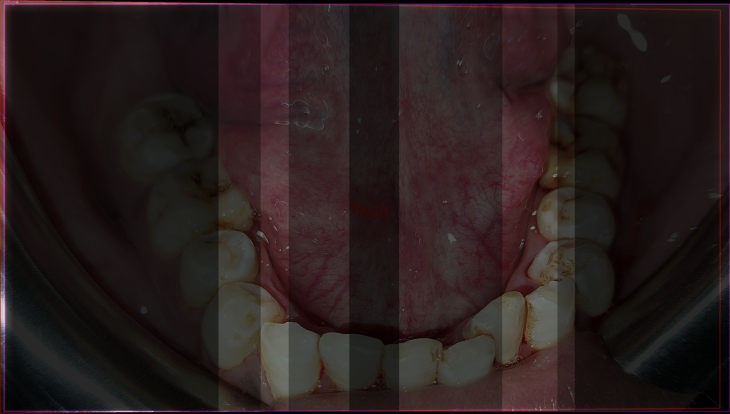
#> input picture imgstitching_teeth/a1e12dc6793f99745e9a6b39d0b24aacaa1dc7c5e3e2c8f260f9e05f.jpg, 1460 x 827 px (shown at 1/2 size)
$ python -i photo_quality.py   (imports and definitions only)   (older library calls are emulated)
#> lines starting #> are read from the running program, lines starting #| are printed output that depends on the picture; after the words box and inside, x2 and y2 are one past the last pixel; in counts of white or black regions, pixels touching at a corner belong together
"""照片质量检测模块 — 用于拍摄采集时实时评估照片是否适合 COLMAP 3D 重建。"""

from __future__ import annotations

from dataclasses import dataclass, field

import cv2
import numpy as np


@dataclass
class QualityReport:
    """单张照片的质量评估结果。"""

    passed: bool
    sharpness: float = 0.0
    sharpness_grade: str = "blurry"          # "good" / "acceptable" / "blurry"
    exposure: float = 0.0                    # 0-1 曝光评分
    brightness: float = 0.0                  # 0-255 平均亮度
    brightness_grade: str = "good"           # "good" / "dark" / "overexposed"
    overexposed_ratio: float = 0.0           # 亮度>250 像素占比
    underexposed_ratio: float = 0.0          # 亮度<20 像素占比
    effective_content_ratio: float = 0.0     # 有效内容占比
    color_validity: bool = True              # 颜色是否正常
    subject_fill_ratio: float = 0.0          # 主体框占画面比例
    subject_center_offset: float = 1.0       # 主体中心偏离画面中心程度（0-1）
    framing_score: float = 0.0               # 取景评分（0-1）
    acceptance_score: float = 0.0            # 综合可接受度（0-1）
    acceptability_label: str = "retry"       # "excellent" / "acceptable" / "retry"
    fail_reasons: list[str] = field(default_factory=list)
    warn_reasons: list[str] = field(default_factory=list)


# ── 阈值常量 ──────────────────────────────────────────────

SHARPNESS_GOOD = 60.0
SHARPNESS_ACCEPTABLE = 18.0

BRIGHTNESS_MIN_GOOD = 70
BRIGHTNESS_MAX_GOOD = 210
BRIGHTNESS_MIN_ACCEPTABLE = 35
BRIGHTNESS_MAX_ACCEPTABLE = 245

OVEREXPOSED_GOOD = 0.08          # 8%
OVEREXPOSED_ACCEPTABLE = 0.28    # 28%
UNDEREXPOSED_GOOD = 0.18         # 18%
UNDEREXPOSED_ACCEPTABLE = 0.50   # 50%

EFFECTIVE_CONTENT_GOOD = 0.25    # 25%
EFFECTIVE_CONTENT_ACCEPTABLE = 0.10  # 10%

BLACK_BORDER_THRESHOLD = 15       # 亮度低于此值视为黑边
SUBJECT_CENTER_WARN = 0.28
SUBJECT_FILL_WARN_MIN = 0.12
SUBJECT_FILL_WARN_MAX = 0.88


def assess_photo_quality(image: np.ndarray) -> QualityReport:
    """评估单张照片的质量，判断是否适合用于 3D 重建。

    Args:
        image: BGR 格式 numpy 数组

    Returns:
        QualityReport 包含各项指标和是否通过的判定
    """
    fail_reasons: list[str] = []
    warn_reasons: list[str] = []

    if image is None or image.size == 0:
        return QualityReport(
            passed=False,
            fail_reasons=["image_empty"],
        )

    gray = cv2.cvtColor(image, cv2.COLOR_BGR2GRAY)

    # ── 1. 清晰度（Laplacian 方差）──
    sharpness = float(cv2.Laplacian(gray, cv2.CV_32F).var())
    if sharpness >= SHARPNESS_GOOD:
        sharpness_grade = "good"
    elif sharpness >= SHARPNESS_ACCEPTABLE:
        sharpness_grade = "acceptable"
        warn_reasons.append(f"清晰度偏低 ({sharpness:.1f} < {SHARPNESS_GOOD})")
    else:
        sharpness_grade = "blurry"
        fail_reasons.append(f"图像模糊 ({sharpness:.1f} < {SHARPNESS_ACCEPTABLE})")

    effective_mask = gray >= BLACK_BORDER_THRESHOLD
    effective_pixels = gray[effective_mask] if np.any(effective_mask) else gray.reshape(-1)

    # ── 2. 亮度 / 曝光（只统计有效内容区域，避免黑边误伤）──
    brightness = float(effective_pixels.mean())
    if BRIGHTNESS_MIN_GOOD <= brightness <= BRIGHTNESS_MAX_GOOD:
        brightness_grade = "good"
    elif BRIGHTNESS_MIN_ACCEPTABLE <= brightness <= BRIGHTNESS_MAX_ACCEPTABLE:
        brightness_grade = "dark" if brightness < BRIGHTNESS_MIN_GOOD else "overexposed"
        warn_reasons.append(f"亮度偏差 ({brightness:.1f})")
    else:
        brightness_grade = "dark" if brightness < BRIGHTNESS_MIN_ACCEPTABLE else "overexposed"
        fail_reasons.append(f"亮度异常 ({brightness:.1f})")

    exposure = 1.0 - min(abs(brightness - 127.5) / 127.5, 1.0)

    # ── 3. 过曝 / 欠曝区域 ──
    total_pixels = gray.size
    exposure_pixels = max(int(effective_pixels.size), 1)
    overexposed_count = int(np.sum(effective_pixels > 250))
    underexposed_count = int(np.sum(effective_pixels < 20))
    overexposed_ratio = overexposed_count / exposure_pixels
    underexposed_ratio = underexposed_count / exposure_pixels

    if overexposed_ratio > OVEREXPOSED_ACCEPTABLE:
        fail_reasons.append(f"过曝区域过多 ({overexposed_ratio:.1%})")
    elif overexposed_ratio > OVEREXPOSED_GOOD:
        warn_reasons.append(f"轻微过曝 ({overexposed_ratio:.1%})")

    if underexposed_ratio > UNDEREXPOSED_ACCEPTABLE:
        fail_reasons.append(f"欠曝区域过多 ({underexposed_ratio:.1%})")
    elif underexposed_ratio > UNDEREXPOSED_GOOD:
        warn_reasons.append(f"轻微欠曝 ({underexposed_ratio:.1%})")

    # ── 4. 有效内容占比（非黑边）──
    effective_content_ratio = float(np.count_nonzero(effective_mask) / total_pixels)

    if effective_content_ratio < EFFECTIVE_CONTENT_ACCEPTABLE:
        fail_reasons.append(f"有效内容不足 ({effective_content_ratio:.1%})")
    elif effective_content_ratio < EFFECTIVE_CONTENT_GOOD:
        warn_reasons.append(f"有效内容偏少 ({effective_content_ratio:.1%})")

    # ── 5. 取景（居中 / 距离）──
    subject_fill_ratio, subject_center_offset, framing_score = _estimate_framing_metrics(effective_mask)
    if subject_fill_ratio < SUBJECT_FILL_WARN_MIN:
        warn_reasons.append(f"牙弓占画面偏少 ({subject_fill_ratio:.1%})，可再靠近一点")
    elif subject_fill_ratio > SUBJECT_FILL_WARN_MAX:
        warn_reasons.append(f"镜头可能过近 ({subject_fill_ratio:.1%})，可稍微拉远")

    if subject_center_offset > SUBJECT_CENTER_WARN:
        warn_reasons.append("牙弓偏离画面中心，可稍微回到中央")

    # ── 5. 颜色有效性（非全灰 / 全黑 / 全白）──
    color_validity = _check_color_validity(image)
    if not color_validity:
        fail_reasons.append("颜色异常（可能为全灰/全黑/全白）")

    # ── 6. 综合可接受度 ──
    acceptance_score = _compute_acceptance_score(
        sharpness=sharpness,
        brightness=brightness,
        overexposed_ratio=overexposed_ratio,
        underexposed_ratio=underexposed_ratio,
        effective_content_ratio=effective_content_ratio,
        framing_score=framing_score,
        color_validity=color_validity,
    )
    acceptability_label = _label_acceptance_score(acceptance_score)

    # ── 汇总判定 ──
    passed = len(fail_reasons) == 0

    return QualityReport(
        passed=passed,
        sharpness=sharpness,
        sharpness_grade=sharpness_grade,
        exposure=exposure,
        brightness=brightness,
        brightness_grade=brightness_grade,
        overexposed_ratio=overexposed_ratio,
        underexposed_ratio=underexposed_ratio,
        effective_content_ratio=effective_content_ratio,
        color_validity=color_validity,
        subject_fill_ratio=subject_fill_ratio,
        subject_center_offset=subject_center_offset,
        framing_score=framing_score,
        acceptance_score=acceptance_score,
        acceptability_label=acceptability_label,
        fail_reasons=fail_reasons,
        warn_reasons=warn_reasons,
    )


def _check_color_validity(image: np.ndarray) -> bool:
    """检查图像是否有有效的颜色信息（非全灰、全黑、全白）。"""
    if image.ndim != 3 or image.shape[2] != 3:
        return False

    b, g, r = cv2.split(image)
    b_mean, g_mean, r_mean = b.mean(), g.mean(), r.mean()

    # 全黑或全白
    if max(b_mean, g_mean, r_mean) < 10:
        return False
    if min(b_mean, g_mean, r_mean) > 245:
        return False

    # 三通道均值过于接近 = 可能是灰度图
    channel_range = max(b_mean, g_mean, r_mean) - min(b_mean, g_mean, r_mean)
    if channel_range < 3:
        return False

    return True


def _estimate_framing_metrics(effective_mask: np.ndarray) -> tuple[float, float, float]:
    """基于有效内容区域估计取景情况。"""
    if effective_mask.size == 0 or not np.any(effective_mask):
        return 0.0, 1.0, 0.0

    ys, xs = np.nonzero(effective_mask)
    height, width = effective_mask.shape
    x0, x1 = int(xs.min()), int(xs.max())
    y0, y1 = int(ys.min()), int(ys.max())

    bbox_area = float((x1 - x0 + 1) * (y1 - y0 + 1))
    total_area = float(height * width)
    subject_fill_ratio = bbox_area / total_area if total_area > 0 else 0.0

    center_x = ((x0 + x1) / 2.0) / max(width - 1, 1)
    center_y = ((y0 + y1) / 2.0) / max(height - 1, 1)
    center_distance = float(np.sqrt((center_x - 0.5) ** 2 + (center_y - 0.5) ** 2))
    subject_center_offset = min(center_distance / 0.70710678, 1.0)

    center_score = 1.0 - min(subject_center_offset / 0.45, 1.0)
    fill_score = 1.0 - min(abs(subject_fill_ratio - 0.42) / 0.42, 1.0)
    framing_score = float(np.clip(0.55 * center_score + 0.45 * fill_score, 0.0, 1.0))
    return subject_fill_ratio, subject_center_offset, framing_score


def _compute_acceptance_score(
    *,
    sharpness: float,
    brightness: float,
    overexposed_ratio: float,
    underexposed_ratio: float,
    effective_content_ratio: float,
    framing_score: float,
    color_validity: bool,
) -> float:
    """综合多项指标给出 0-1 可接受度。"""
    sharpness_score = _linear_score(sharpness, 12.0, SHARPNESS_GOOD)
    brightness_score = 1.0 - min(abs(brightness - 127.5) / 90.0, 1.0)
    exposure_penalty = 0.5 * min(overexposed_ratio / OVEREXPOSED_ACCEPTABLE, 1.0)
    exposure_penalty += 0.5 * min(underexposed_ratio / UNDEREXPOSED_ACCEPTABLE, 1.0)
    exposure_score = 1.0 - exposure_penalty
    content_score = _linear_score(effective_content_ratio, 0.10, EFFECTIVE_CONTENT_GOOD)
    color_score = 1.0 if color_validity else 0.0

    score = (
        0.30 * sharpness_score
        + 0.18 * brightness_score
        + 0.17 * exposure_score
        + 0.15 * content_score
        + 0.15 * framing_score
        + 0.05 * color_score
    )
    return float(np.clip(score, 0.0, 1.0))


def _linear_score(value: float, low: float, high: float) -> float:
    if high <= low:
        return 0.0
    if value <= low:
        return 0.0
    if value >= high:
        return 1.0
    return float((value - low) / (high - low))


def _label_acceptance_score(score: float) -> str:
    if score >= 0.76:
        return "excellent"
    if score >= 0.48:
        return "acceptable"
    return "retry"


def format_quality_report(report: QualityReport) -> str:
    """将质量报告格式化为人类可读的文本。"""
    lines = []

    lines.append(f"清晰度: {report.sharpness:.1f} ({report.sharpness_grade})")
    lines.append(f"亮度: {report.brightness:.1f} ({report.brightness_grade})")
    lines.append(f"曝光评分: {report.exposure:.2f}")
    lines.append(f"过曝区域: {report.overexposed_ratio:.1%}")
    lines.append(f"欠曝区域: {report.underexposed_ratio:.1%}")
    lines.append(f"有效内容: {report.effective_content_ratio:.1%}")
    lines.append(f"主体占画面: {report.subject_fill_ratio:.1%}")
    lines.append(f"主体偏中心: {report.subject_center_offset:.2f}")
    lines.append(f"取景评分: {report.framing_score:.2f}")
    lines.append(f"颜色有效: {'是' if report.color_validity else '否'}")
    lines.append(f"综合可接受度: {report.acceptance_score:.2f} ({report.acceptability_label})")

    if report.passed:
        lines.append("\n结果: 通过")
    else:
        lines.append("\n结果: 未通过")
        for reason in report.fail_reasons:
            lines.append(f"  x {reason}")

    if report.warn_reasons:
        lines.append("\n警告:")
        for reason in report.warn_reasons:
            lines.append(f"  ! {reason}")

    return "\n".join(lines)

>>> import cv2
>>> picture = cv2.imread('../a1e12dc6793f99745e9a6b39d0b24aacaa1dc7c5e3e2c8f260f9e05f.jpg')
#> picture is the input picture: shape (827, 1460, 3); mean B, G, R 29.1, 29.3, 40.5
>>> result = assess_photo_quality(picture)
#> in assess_photo_quality, `gray = cv2.cvtColor(image, cv2.COLOR_BGR2GRAY)`:
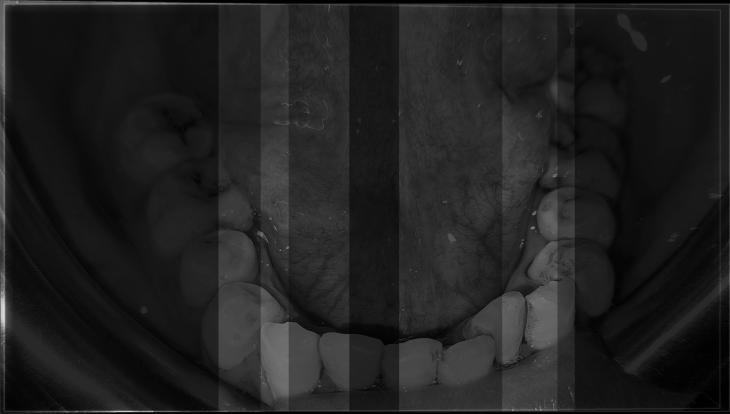
#> gray: shape (827, 1460) (shown at 1/2 size); min 0, max 225, mean 32.7
#> in assess_photo_quality, `sharpness = float(cv2.Laplacian(gray, cv2.CV_32F).var())`: sharpness = 57.78
#> in assess_photo_quality, `effective_mask = gray >= BLACK_BORDER_THRESHOLD`:
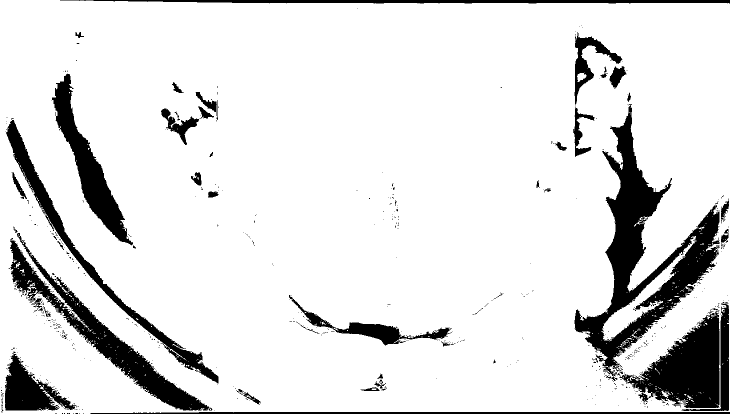
#> effective_mask: shape (827, 1460) bool (shown at 1/2 size); 87.8% white; 638 black regions (583 under 20 px), largest, box (x1, y1, x2, y2) and area: (1149, 208, 1439, 753) 40548, (17, 466, 425, 821) 20359, (1238, 622, 1439, 816) 19492
#> in assess_photo_quality, `brightness = float(effective_pixels.mean())`: brightness = 35.83
#> in assess_photo_quality, `brightness_grade = "dark" if brightness < BRIGHTNESS_MIN_GOOD else "ov..`: brightness_grade = 'dark'
#> in assess_photo_quality, `exposure = 1.0 - min(abs(brightness - 127.5) / 127.5, 1.0)`: exposure = 0.281
#> in assess_photo_quality, `overexposed_count = int(np.sum(effective_pixels > 250))`: overexposed_count = 0
#> in assess_photo_quality, `underexposed_count = int(np.sum(effective_pixels < 20))`: underexposed_count = 190355
#> in assess_photo_quality, `overexposed_ratio = overexposed_count / exposure_pixels`: overexposed_ratio = 0
#> in assess_photo_quality, `underexposed_ratio = underexposed_count / exposure_pixels`: underexposed_ratio = 0.179
#> in assess_photo_quality, `effective_content_ratio = float(np.count_nonzero(effective_mask) / tot..`: effective_content_ratio = 0.878
#> in _estimate_framing_metrics, `x0, x1 = int(xs.min()), int(xs.max())`: x0 = 0; x1 = 1459
#> in _estimate_framing_metrics, `y0, y1 = int(ys.min()), int(ys.max())`: y0 = 0; y1 = 826
#> in _estimate_framing_metrics, `bbox_area = float((x1 - x0 + 1) * (y1 - y0 + 1))`: bbox_area = 1207420
#> in _estimate_framing_metrics, `subject_fill_ratio = bbox_area / total_area if total_area > 0 else 0.0`: subject_fill_ratio = 1
#> in _estimate_framing_metrics, `center_x = ((x0 + x1) / 2.0) / max(width - 1, 1)`: center_x = 0.5
#> in _estimate_framing_metrics, `center_distance = float(np.sqrt((center_x - 0.5) ** 2 + (center_y - 0...`: center_distance = 0
#> in _estimate_framing_metrics, `center_score = 1.0 - min(subject_center_offset / 0.45, 1.0)`: center_score = 1
#> in _estimate_framing_metrics, `fill_score = 1.0 - min(abs(subject_fill_ratio - 0.42) / 0.42, 1.0)`: fill_score = 0
#> in _estimate_framing_metrics, `framing_score = float(np.clip(0.55 * center_score + 0.45 * fill_score,..`: framing_score = 0.55
#> in assess_photo_quality, `subject_fill_ratio, subject_center_offset, framing_score = _estimate_f..`: subject_fill_ratio = 1; subject_center_offset = 0; framing_score = 0.55
#> in _check_color_validity, `b, g, r = cv2.split(image)`:
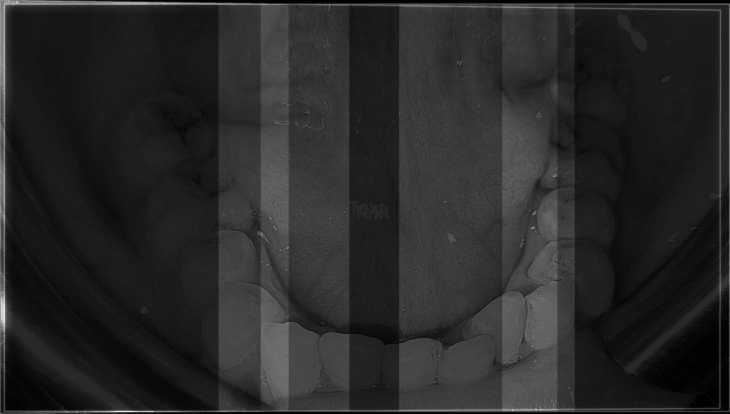
#> r: shape (827, 1460) (shown at 1/2 size); min 0, max 246, mean 40.5
#> in _check_color_validity, `b_mean, g_mean, r_mean = b.mean(), g.mean(), r.mean()`: b_mean = 29.13; g_mean = 29.27; r_mean = 40.49
#> in _check_color_validity, `channel_range = max(b_mean, g_mean, r_mean) - min(b_mean, g_mean, r_me..`: channel_range = 11.36
#> in assess_photo_quality, `color_validity = _check_color_validity(image)`: color_validity = True
#> in _compute_acceptance_score, `sharpness_score = _linear_score(sharpness, 12.0, SHARPNESS_GOOD)`: sharpness_score = 0.954
#> in _compute_acceptance_score, `brightness_score = 1.0 - min(abs(brightness - 127.5) / 90.0, 1.0)`: brightness_score = 0
#> in _compute_acceptance_score, `exposure_penalty += 0.5 * min(underexposed_ratio / UNDEREXPOSED_ACCEPT..`: exposure_penalty = 0.179
#> in _compute_acceptance_score, `exposure_score = 1.0 - exposure_penalty`: exposure_score = 0.821
#> in _compute_acceptance_score, `content_score = _linear_score(effective_content_ratio, 0.10, EFFECTIVE..`: content_score = 1
#> in _compute_acceptance_score, `score = ( 0.30 * sharpness_score + 0.18 * brightness_score + 0.17 * ex..`: score = 0.708
#> in assess_photo_quality, `acceptability_label = _label_acceptance_score(acceptance_score)`: acceptability_label = 'acceptable'
